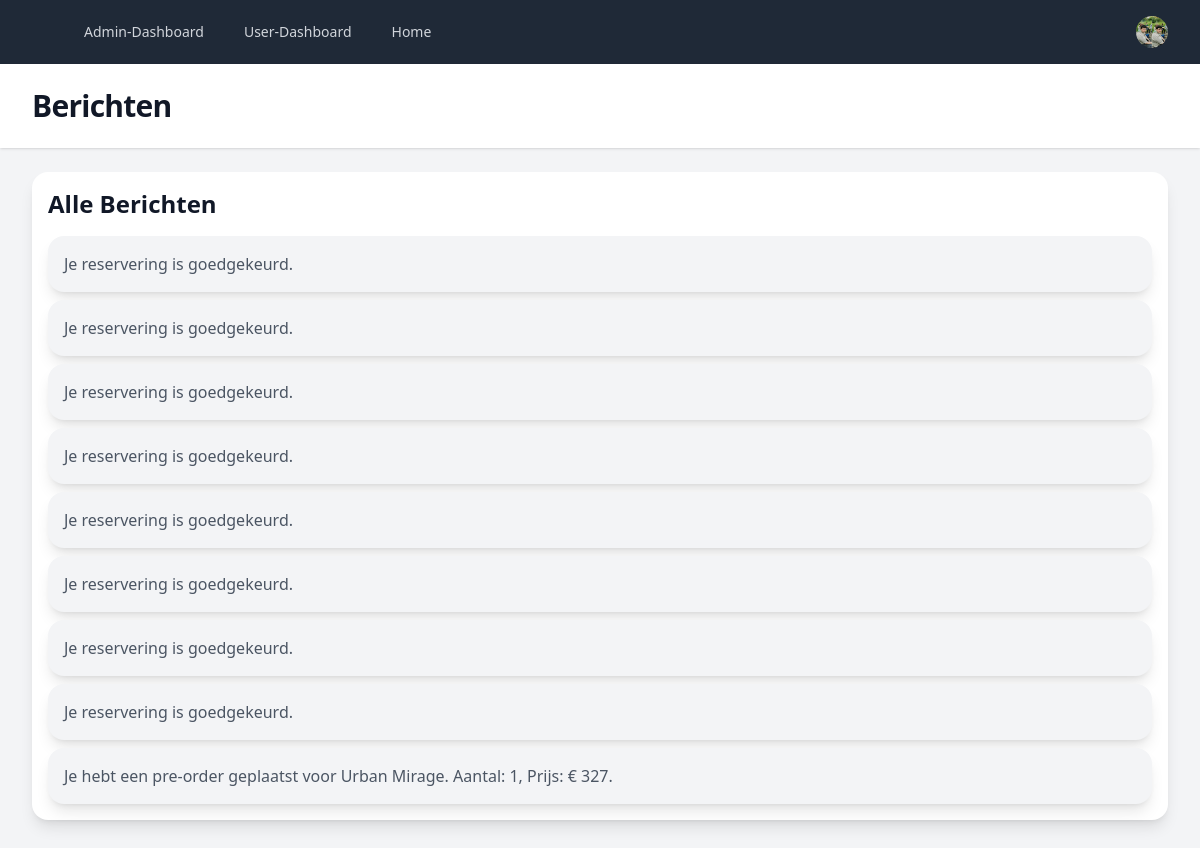
Page /all_messages.php (signed in) on the committed database.
### tables this page shows
CREATE TABLE IF NOT EXISTS `users` (
  `id` int UNSIGNED NOT NULL AUTO_INCREMENT,
  `username` varchar(100) NOT NULL,
  `first_name` varchar(255) DEFAULT NULL,
  `last_name` varchar(255) DEFAULT NULL,
  `country` varchar(255) DEFAULT NULL,
  `street` varchar(255) DEFAULT NULL,
  `adres` varchar(255) DEFAULT NULL,
  `city` varchar(255) DEFAULT NULL,
  `state_province` varchar(255) DEFAULT NULL,
  `zip_postal_code` varchar(20) DEFAULT NULL,
  `email` varchar(100) NOT NULL,
  `password` varchar(255) NOT NULL,
  `created_at` timestamp NULL DEFAULT CURRENT_TIMESTAMP,
  `is_admin` tinyint(1) DEFAULT '0',
  `about` text,
  `profile_photo` varchar(255) DEFAULT 'assets/img/default/default-profile.png',
  `cover_photo` varchar(255) DEFAULT 'assets/img/default/default-cover.jpg',
  `PreOrder` tinyint(1) DEFAULT '0',
  `date` timestamp NULL DEFAULT CURRENT_TIMESTAMP,
  PRIMARY KEY (`id`),
  UNIQUE KEY `email` (`email`)
);

CREATE TABLE IF NOT EXISTS `messages` (
  `id` int NOT NULL AUTO_INCREMENT,
  `user_id` int NOT NULL,
  `messages` text NOT NULL,
  `is_read` tinyint(1) DEFAULT '0',
  `created_at` timestamp NULL DEFAULT CURRENT_TIMESTAMP,
  PRIMARY KEY (`id`),
  KEY `user_id` (`user_id`)
);

### all_messages.php (the view, shortened to what this page needs)
<?php
$pdo = new PDO("mysql:host=localhost;dbname=astronomie", "root", "");
$pdo->setAttribute(PDO::ATTR_ERRMODE, PDO::ERRMODE_EXCEPTION);
$user_id = $_SESSION['user_id'];
$stmt = $pdo->prepare("SELECT * FROM messages WHERE user_id = :user_id ORDER BY is_read ASC, created_at DESC");
$stmt->execute(['user_id' => $user_id]);
$allMessages = $stmt->fetchAll(PDO::FETCH_ASSOC);
$query = "SELECT * FROM users WHERE id = :user_id";
$stmt = $pdo->prepare($query);
$stmt->bindParam(':user_id', $user_id, PDO::PARAM_INT);
$stmt->execute();
$user = $stmt->fetch(PDO::FETCH_ASSOC);
?>
<!DOCTYPE html>
<html class="h-full bg-gray-100" lang="en">
<head>
    <script src="https://cdn.tailwindcss.com"></script>
    <link href="https://cdn.jsdelivr.net/npm/tailwindcss@2.0.0/dist/tailwind.min.css" rel="stylesheet">
</head>
<body class="h-full">
    <div class="min-h-full">
        <nav class="bg-gray-800">
            <div class="mx-auto max-w-7xl px-4 sm:px-6 lg:px-8">
                <div class="flex h-16 items-center justify-between">
                    <div class="flex items-center">
                        <div class="hidden md:block">
                            <div class="ml-10 flex items-baseline space-x-4">
                                <?php
                                if (isset($_SESSION['user_id']) && isset($_SESSION['is_admin']) && $_SESSION['is_admin'] === 1) {
                                    echo ('<a href="/admin_dashboard" class="rounded-md px-3 py-2 text-sm font-medium text-gray-300 hover:bg-gray-700 hover:text-white">Admin-Dashboard</a>
                                    <a href="/dashboard" class="rounded-md px-3 py-2 text-sm font-medium text-gray-300 hover:bg-gray-700 hover:text-white">User-Dashboard</a>
                                <a href="/" class="rounded-md px-3 py-2 text-sm font-medium text-gray-300 hover:bg-gray-700 hover:text-white">Home</a>');
                                } else {
                                    echo ('<a href="/dashboard" class="rounded-md px-3 py-2 text-sm font-medium text-gray-300 hover:bg-gray-700 hover:text-white">Go Back</a>
                                <a href="/" class="rounded-md px-3 py-2 text-sm font-medium text-gray-300 hover:bg-gray-700 hover:text-white">Home</a>');
                                }
                                ?>
                            </div>
                        </div>
                    </div>
                    <div class="hidden md:flex items-center space-x-4">
                        <div class="relative">
                            <button type="button" id="user-menu-button" class="relative flex items-center rounded-full bg-gray-800 text-sm focus:outline-none focus:ring-2 focus:ring-white">
                                <img class="h-8 w-8 rounded-full" src="<?php echo htmlspecialchars($user['profile_photo']); ?>" alt="Profile Photo">
                            </button>
                        </div>
                    </div>
                </div>
        </nav>
        <header class="bg-white shadow">
            <div class="mx-auto max-w-7xl px-4 py-6 sm:px-6 lg:px-8">
                <h1 class="text-3xl font-bold tracking-tight text-gray-900">Berichten</h1>
            </div>
        </header>
        <main>
            <div class="mx-auto max-w-7xl px-4 py-6 sm:px-6 lg:px-8">
                <div class="bg-white p-4 rounded-2xl mb-4 shadow-lg">
                    <h1 class="text-2xl font-bold text-gray-900 mb-4">Alle Berichten</h1>
                    <?php if (empty($allMessages)): ?>
                        <p class="text-gray-700">Er zijn geen berichten.</p>
                    <?php else: ?>
                        <ul class="space-y-2">
                            <?php foreach ($allMessages as $message): ?>
                                <li class="bg-gray-100 p-4 rounded-2xl mb-2 shadow-lg flex items-center justify-between <?php echo $message['is_read'] ? 'bg-gray-100 text-gray-600' : 'bg-gray font-bold'; ?>">
                                    <span><?php echo htmlspecialchars($message['messages']); ?></span>
                                </li>
                            <?php endforeach; ?>
                        </ul>
                    <?php endif; ?>
                </div>
            </div>
        </main>
</body>
</html>

### rows in the picture
users: profile_photo (picture)
messages: messages "Je reservering is goedgekeurd."
messages: messages "Je reservering is goedgekeurd."
messages: messages "Je reservering is goedgekeurd."
messages: messages "Je reservering is goedgekeurd."
messages: messages "Je reservering is goedgekeurd."
messages: messages "Je reservering is goedgekeurd."
messages: messages "Je reservering is goedgekeurd."
messages: messages "Je reservering is goedgekeurd."
messages: messages "Je hebt een pre-order geplaatst voor Urban Mirage. Aantal: 1, Prijs: € 327."
